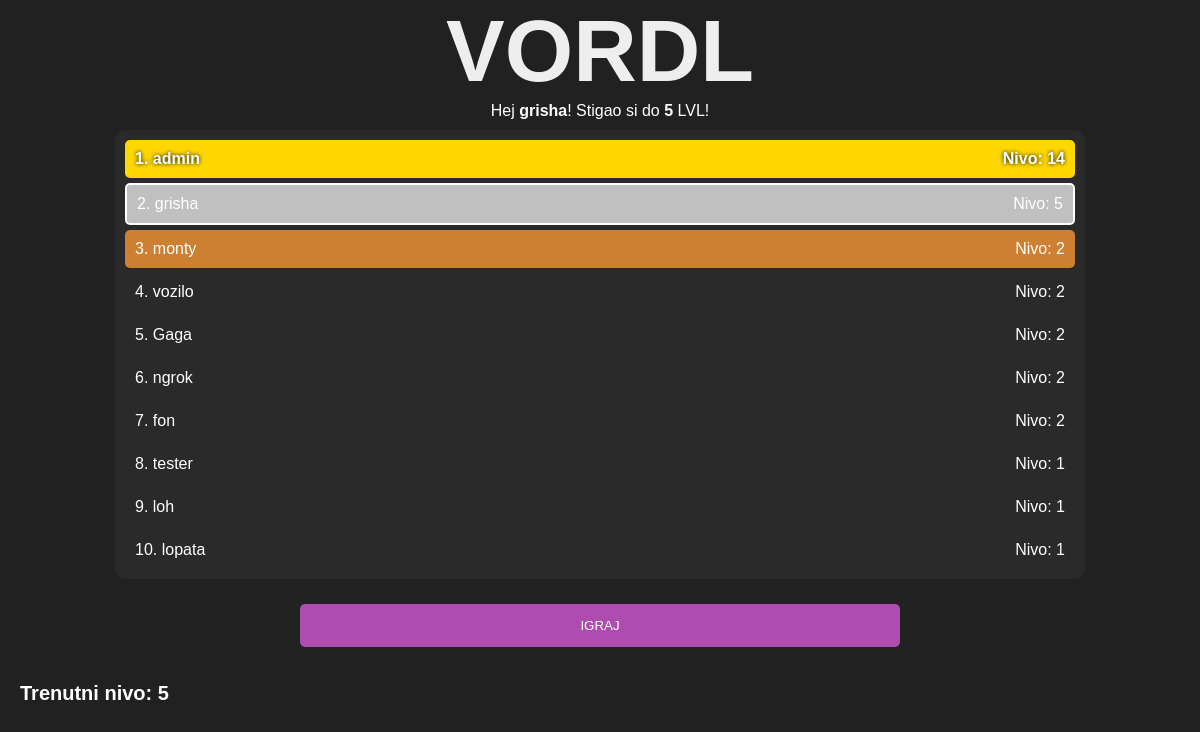
Page / (signed in) on the earlier database version.
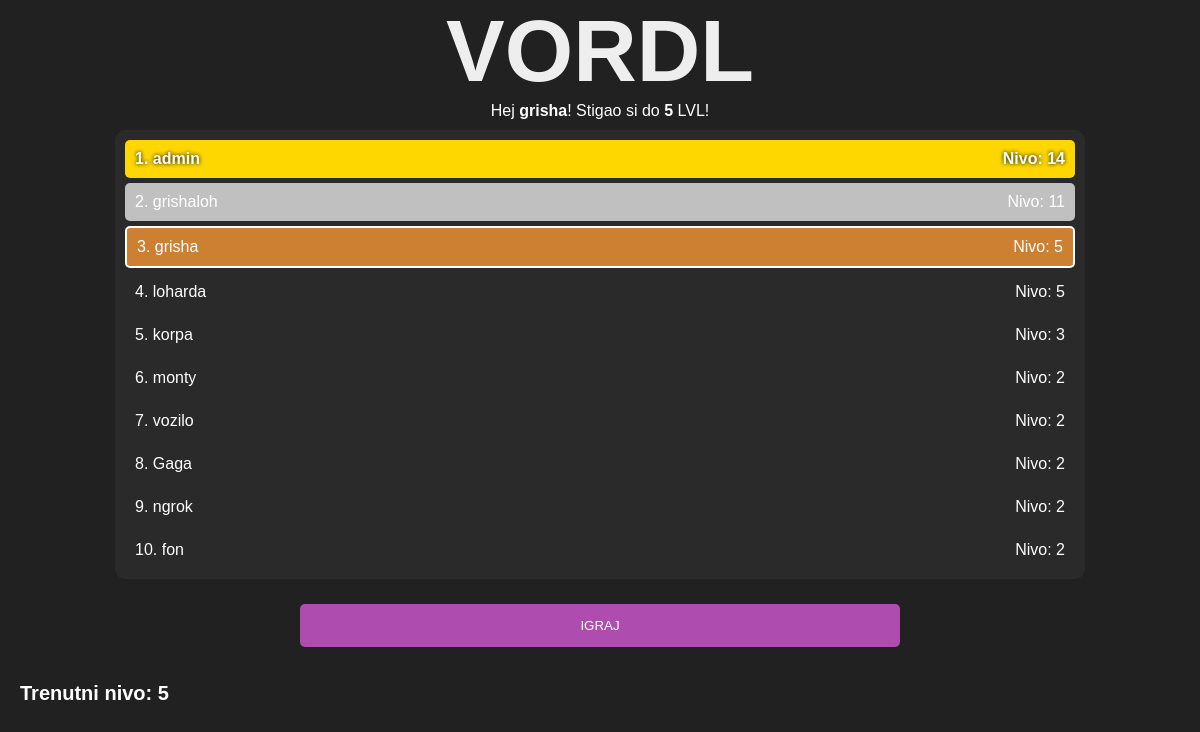
Same page on the later database version.
### main.py (models this page shows, shortened)
class User(db.Model, UserMixin):
    id = db.Column(db.Integer, primary_key=True)
    username = db.Column(db.String(25), unique=True, nullable=False)
    password = db.Column(db.String(50), nullable=False)
    current_level = db.Column(db.Integer, default=1)

### main.py (the view)
@app.route('/')
@login_required
def index():
    user_table = GameTable.query.filter_by(
        user_id=current_user.id
        ).filter_by(level=current_user.current_level).first()
    if user_table:
        table = user_table.data
    else:
        table = "[]"
    return render_template('index.html',
        level=current_user.current_level,
        username=current_user.username,
        scoreboard=getTopTen(),
        table=table
    )

### main.py (called while the page is built)
def getTopTen():
    users = User.query.order_by(User.current_level.desc()).limit(10).all()
    rank_list = []
    for user in users:
        rank_list.append({
            "username": user.username,
            "level": user.current_level
        })
    return rank_list

@login_manager.user_loader
def load_user(user_id):
    return User.query.get(int(user_id))

### templates/index.html (shortened to what this page needs)
<!DOCTYPE html>
<html lang="en">
<head>
    <link rel="stylesheet" href="static/css/default.css">
    <link rel="stylesheet" href="static/css/index.css">
    <link rel="stylesheet" href="https://cdnjs.cloudflare.com/ajax/libs/fullPage.js/3.1.0/fullpage.css">
</head>
<body>
    <div id="fullpage">
        <div class="section active">
            <div class="header">
                <h1>VORDL</h1>
                <p>Hej <span>{{username}}</span>! Stigao si do <span>{{level}}</span> LVL!</p>
                <div class="scoreboard">
                    {% for item in scoreboard %}
                        {% if item.username == username %}
                            <div class="element" id="element-me">
                                <span>{{loop.index}}. {{item.username}}</span>
                                <span>Nivo: {{item.level}}</span>
                            </div>
                        {% else %}
                            <div class="element">
                                <span>{{loop.index}}. {{item.username}}</span>
                                <span>Nivo: {{item.level}}</span>
                            </div>
                        {% endif %}
                    {% endfor %}
                </div>
                <button id="play">IGRAJ</button>
            </div>
        </div>
        <div class="section" id="game-section">
            <div class="game-section-wrapper">
                <div class="level-display">
                    <p>Trenutni nivo: {{level}}</p>
                </div>
            </div>
        </div>
    </div>
</body>
</html>

### static/css/default.css (style rules this page uses)
* { margin: 0; font-family: Arial, Helvetica, sans-serif; user-select: none; }
html, body { width: 100%; height: 100%; overflow: hidden; }
body { background-color: #212121; position: relative; }
h1 { color: #EEEEEE; font-size: 5.5em; font-weight: bold; }

### static/css/index.css (style rules this page uses)
.header { display: flex; justify-content: center; align-items: center; flex-direction: column; }
.header p { color: white; }
.header p span { font-weight: bold; }
.header button { background-color: #af4caf; color: white; padding: 14px 20px; margin: 15px 0; width: 50%; border: none; cursor: pointer; border-radius: 5px; }
.scoreboard { padding: 5px; margin: 10px; border-radius: 10px; background-color: #2a2a2a; width: 80%; }
.scoreboard .element { padding: 10px; border-radius: 5px; color: white; display: flex; justify-content: space-between; margin: 5px; }
.scoreboard .element:nth-child(1) { background-color: #FFD700 !important; font-weight: bold; text-shadow: 0px 0px 4px #000000; }
.scoreboard .element:nth-child(2) { background-color: #C0C0C0 !important; }
.scoreboard .element:nth-child(3) { background-color: #CD7F32 !important; }
#element-me { border: 2px solid white; }
.game-section-wrapper { display: flex; width: 100%; height: 100%; flex-direction: column; justify-content: space-between; }
.level-display { top: 0; padding: 20px; color: white; font-weight: bold; font-size: 20px; }

Differences in the rows shown:
no longer on this page (row unchanged): User: username "tester", level "1"
no longer on this page (row unchanged): User: username "loh", level "1"
no longer on this page (row unchanged): User: username "lopata", level "1"
added User: username "grishaloh", level "11"
added User: username "loharda", level "5"
added User: username "korpa", level "3"
